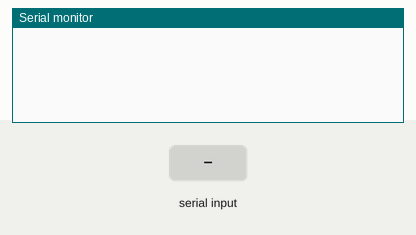
A sketch run on a simulated Arduino Uno, built with avr-gcc and run on an emulated ATmega328P. Shown: the last lines printed to the serial monitor. The inputs (shaded band) are chosen by the test bench.

Above: at 1.2 s.
1.3 s: "V" received over Serial
At 2.2 s:
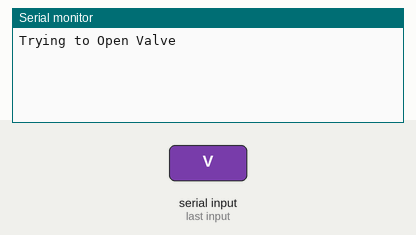
2.8 s: "notthis" received over Serial
At 3.3 s:
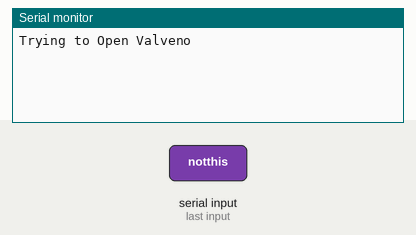

Measured:
- after the input at 1.3 s, the serial monitor: prints a new line at once (image 1)
- after the input at 2.8 s, the serial monitor: prints a new line at once (image 2)

The sketch:

ArduinoSerialTest.ino
```cpp
String x;
void setup() {
 Serial.begin(115200);
 Serial.setTimeout(10);
}
void loop() {
 while (!Serial.available());
 x = Serial.readString();
 x.trim();
 if (x.startsWith("V")){
 Serial.print("Trying to Open Valve");
 } else if (x == "notthis") {
 Serial.print("no");
 }

}
```
